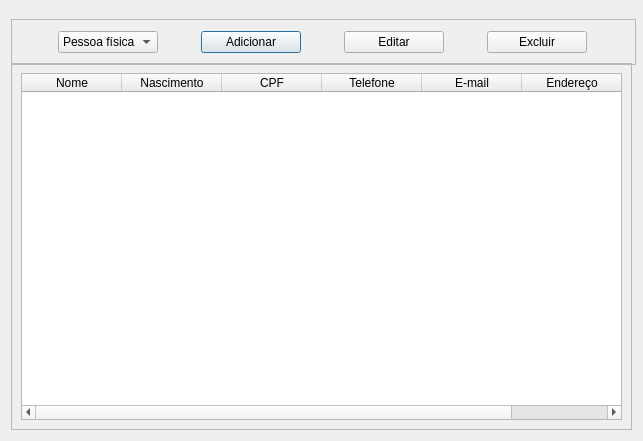
<?xml version="1.0" encoding="UTF-8"?>
<ui version="4.0">
 <class>Dialog</class>
 <widget class="QDialog" name="Dialog">
  <property name="geometry">
   <rect>
    <x>0</x>
    <y>0</y>
    <width>643</width>
    <height>441</height>
   </rect>
  </property>
  <property name="minimumSize">
   <size>
    <width>643</width>
    <height>441</height>
   </size>
  </property>
  <property name="maximumSize">
   <size>
    <width>643</width>
    <height>441</height>
   </size>
  </property>
  <property name="windowTitle">
   <string>Dialog</string>
  </property>
  <layout class="QVBoxLayout" name="verticalLayout">
   <item>
    <widget class="QFrame" name="frame_2">
     <property name="minimumSize">
      <size>
       <width>625</width>
       <height>46</height>
      </size>
     </property>
     <property name="maximumSize">
      <size>
       <width>625</width>
       <height>30</height>
      </size>
     </property>
     <property name="frameShape">
      <enum>QFrame::Shape::StyledPanel</enum>
     </property>
     <property name="frameShadow">
      <enum>QFrame::Shadow::Raised</enum>
     </property>
     <layout class="QHBoxLayout" name="horizontalLayout">
      <item>
       <widget class="QComboBox" name="requester_type">
        <property name="minimumSize">
         <size>
          <width>50</width>
          <height>0</height>
         </size>
        </property>
        <property name="maximumSize">
         <size>
          <width>100</width>
          <height>16777215</height>
         </size>
        </property>
        <item>
         <property name="text">
          <string>Pessoa física</string>
         </property>
        </item>
        <item>
         <property name="text">
          <string>Pessoa jurídica</string>
         </property>
        </item>
       </widget>
      </item>
      <item>
       <widget class="QPushButton" name="add">
        <property name="maximumSize">
         <size>
          <width>100</width>
          <height>16777215</height>
         </size>
        </property>
        <property name="text">
         <string>Adicionar</string>
        </property>
       </widget>
      </item>
      <item>
       <widget class="QPushButton" name="edit">
        <property name="maximumSize">
         <size>
          <width>100</width>
          <height>16777215</height>
         </size>
        </property>
        <property name="text">
         <string>Editar</string>
        </property>
       </widget>
      </item>
      <item>
       <widget class="QPushButton" name="delete_2">
        <property name="maximumSize">
         <size>
          <width>100</width>
          <height>16777215</height>
         </size>
        </property>
        <property name="text">
         <string>Excluir</string>
        </property>
       </widget>
      </item>
     </layout>
    </widget>
   </item>
   <item>
    <widget class="QFrame" name="frame">
     <property name="frameShape">
      <enum>QFrame::Shape::StyledPanel</enum>
     </property>
     <property name="frameShadow">
      <enum>QFrame::Shadow::Raised</enum>
     </property>
     <layout class="QVBoxLayout" name="verticalLayout_2">
      <item>
       <widget class="QTableWidget" name="requester_table">
        <column>
         <property name="text">
          <string>Nome</string>
         </property>
        </column>
        <column>
         <property name="text">
          <string>Nascimento</string>
         </property>
        </column>
        <column>
         <property name="text">
          <string>CPF</string>
         </property>
        </column>
        <column>
         <property name="text">
          <string>Telefone</string>
         </property>
        </column>
        <column>
         <property name="text">
          <string>E-mail</string>
         </property>
        </column>
        <column>
         <property name="text">
          <string>Endereço</string>
         </property>
        </column>
       </widget>
      </item>
     </layout>
    </widget>
   </item>
  </layout>
 </widget>
 <resources/>
 <connections/>
</ui>
